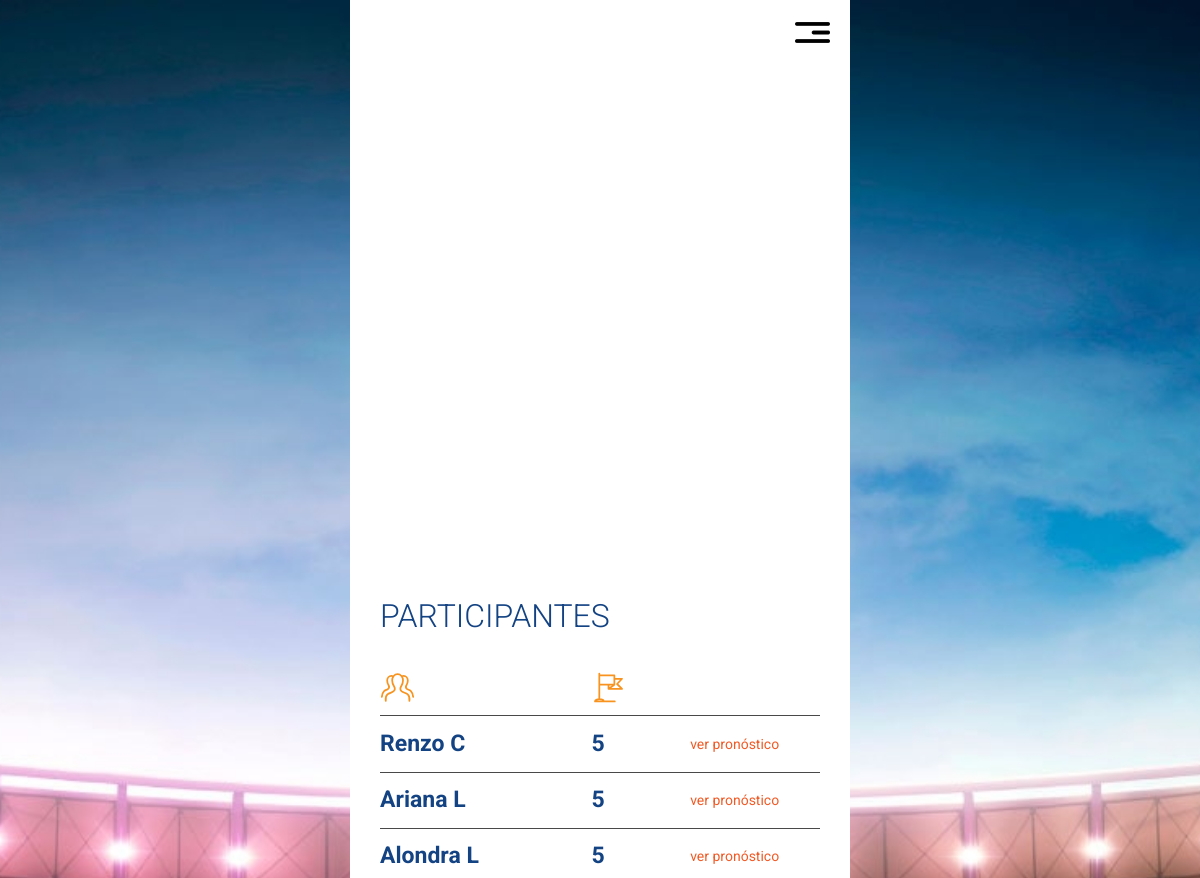
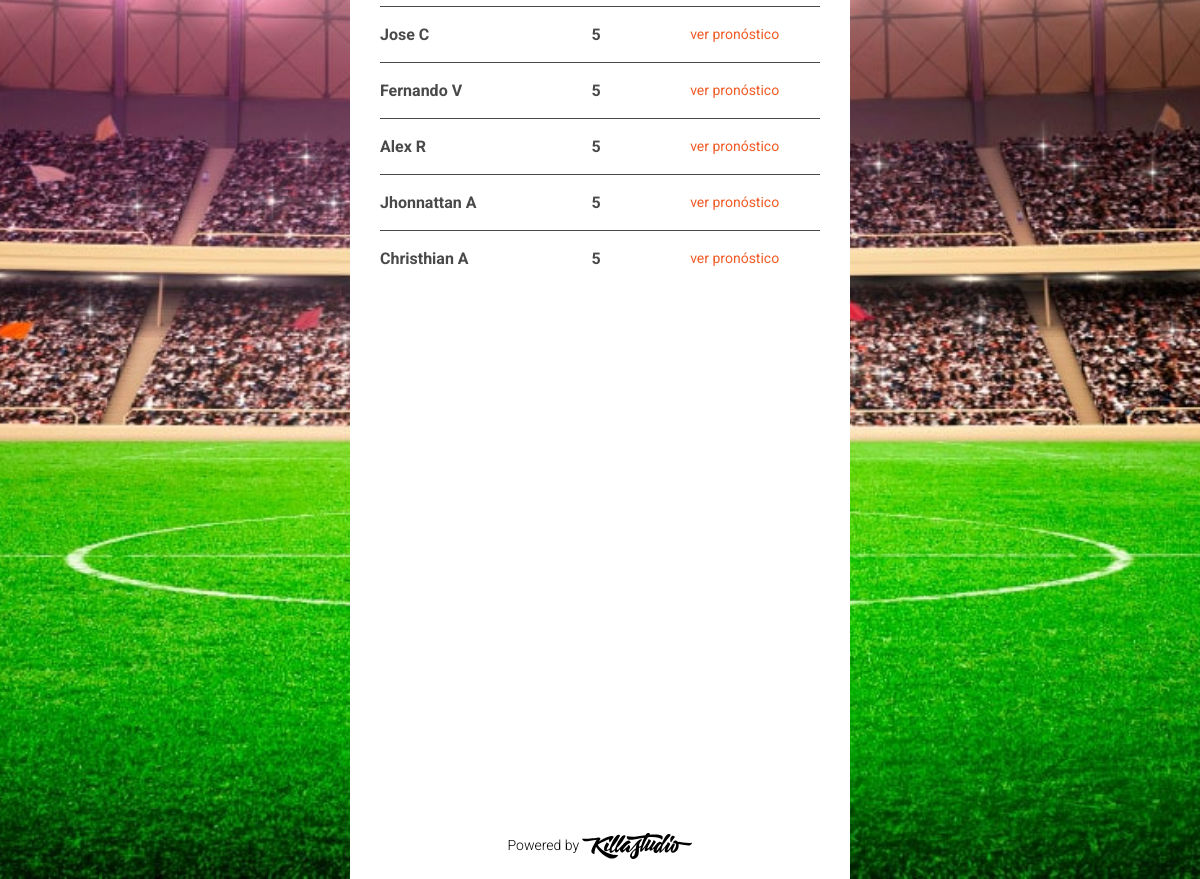
Screenshot of /participantes.php (signed in) with the database file from the repository (2 pictures, top to bottom).
### tables this page shows
CREATE TABLE `users` (
  `id` int(11) NOT NULL AUTO_INCREMENT,
  `fullname` varchar(45) NOT NULL,
  `username` varchar(45) NOT NULL,
  `password` varchar(45) NOT NULL,
  `type_user` varchar(45) NOT NULL DEFAULT '1',
  `score_total` int(11) NOT NULL DEFAULT '0',
  PRIMARY KEY (`id`)
);

### participantes.php (the view, shortened to what this page needs)
<?php
include_once('api/config/functions.php');
?>
<!DOCTYPE html>
<html lang="es">
<head>
  <link rel="stylesheet" href="https://stackpath.bootstrapcdn.com/bootstrap/4.3.1/css/bootstrap.min.css">
  <link rel="stylesheet" href="assets/css/app.min.css">
</head>
<body>
  <main class="root-app">
    <nav class="nav-app">
      <div><button onclick="menu()" class="btn_menu"><img src="assets/images/icons/icon-menu.png" alt=""></button></div>
    </nav>
    <section id="participantesScreen" class="participantes-screen">
      <div class="title-screen">
        <h2>Participantes</h2>
      </div>
      <div class="container-participantes">
        <table class="table-participantes">
          <thead>
            <tr>
              <th><span><img src="assets/images/icons/icon-participante.svg" alt=""></span></th>
              <th><span><img src="assets/images/icons/icon-puesto.svg" alt=""></span></th>
              <th>&nbsp;</th>
            </tr>
          </thead>
          <tbody>
            <?php
            $sql = "SELECT * FROM users WHERE type_user='$_SESSION[user_type]' ORDER BY score_total DESC";
            $result = $conexion->query($sql);
            while($row = $result->fetch_array()){
              echo '<tr>';
              echo '<td>'. $row['fullname'] .'</td>';
              echo '<td>' . $row['score_total'] . '</td>';
              echo '<td><form action="ver-pronostico.php" method="POST"><input type="hidden" id="id_jugador" name="id_jugador" value="'.$row['id'].'"><button type="submit" class="btn btn-ver-pronostico">ver pronóstico</button></form></td>';
              echo '</tr>';
            }
            ?>
          </tbody>
        </table>
      </div>
    </section>
    <div class="copyright">
      <p>Powered by <span><a href=""><img src="assets/images/logo-killastudio.svg" alt=""></a></span></p>
    </div>
  </main>
</body>
</html>

### rows the page displays
users: fullname "Renzo C", score_total "5"
users: fullname "Ariana L", score_total "5"
users: fullname "Alondra L", score_total "5"
users: fullname "Jose C", score_total "5"
users: fullname "Fernando V", score_total "5"
users: fullname "Alex R", score_total "5"
users: fullname "Jhonnattan A", score_total "5"
users: fullname "Christhian A", score_total "5"
